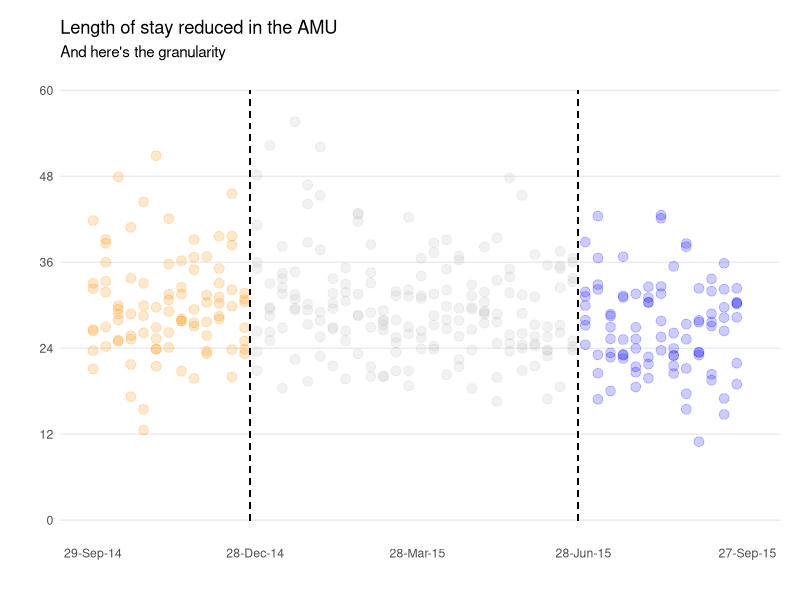

This chart was generated by the following R code:

# awn_scatterplot_time_series ---------------------------------------------


# load packages -----------------------------------------------------------

library(readxl)
library(tidyverse)



# import data -------------------------------------------------------------

df_01 <- 
  read_xlsx("data/amu_52_weeks.xlsx") |> 
  filter(Ward_Stay_LOS_Hours <= 168)


# summary table -----------------------------------------------------------

df_02 <-
  df_01 |> 
  group_by(WardStayEndDate) |> 
  summarize(mean_los_hours = mean(Ward_Stay_LOS_Hours)) |> 
  rename(amu_end_date = WardStayEndDate)


# append quarter to the summary table -------------------------------------

df_03 <-
  df_02 |> 
  left_join(df_01,
            join_by(amu_end_date == WardStayEndDate)) |> 
  select(amu_end_date,
         WardStayEndWeek,
         quarter,
         mean_los_hours) |> 
  distinct()


# draw scatterplot --------------------------------------------------------

ggplot(data = df_03) +
  aes(x = WardStayEndWeek,
      y = mean_los_hours,
      fill = quarter,
      colour = quarter) +
  geom_point(pch = 21,
             size = 3,
             alpha = 0.2) +
  geom_segment(aes(x = as.POSIXct('2014-12-25'),
                   y = 0,
                   xend = as.POSIXct('2014-12-25'),
                   yend = 60),
               colour = "black",
               linetype = "dashed") +
  geom_segment(aes(x = as.POSIXct('2015-06-25'),
                   y = 0,
                   xend = as.POSIXct('2015-06-25'),
                   yend = 60),
               colour = "black",
               linetype = "dashed") +
  scale_fill_manual(values = c("darkorange", "grey", "grey", "blue")) +
  scale_colour_manual(values = c("darkorange", "grey", "grey", "blue")) +
  scale_y_continuous(limits = c(0, 60),
                     breaks = seq(0, 60, 12)) +
  scale_x_datetime(limits = c(as.POSIXct('2014-09-29'),
                              as.POSIXct('2015-09-27')),
                   breaks = c(as.POSIXct('2014-09-29'),
                              as.POSIXct('2014-12-28'),
                              as.POSIXct('2015-03-28'),
                              as.POSIXct('2015-06-28'),
                              as.POSIXct('2015-09-27')), 
                   date_labels = "%d-%b-%y") +
  labs(title = "Length of stay reduced in the AMU",
       subtitle = "And here's the granularity",
       x = "",
       y = "") +
  theme_minimal() +
  theme(panel.grid.minor = element_blank(),
        panel.grid.major.x = element_blank(),
        legend.position = "none",
        plot.margin = unit(c(0.5, 0.5, 0.5, 0.5), "cm"))
